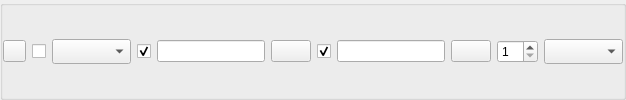
          <widget class="QGroupBox" name="groupBox_16">
           <property name="title">
            <string/>
           </property>
           <layout class="QHBoxLayout" name="horizontalLayout_26">
            <property name="margin">
             <number>0</number>
            </property>
            <item>
             <widget class="QPushButton" name="scitemAdd8pushButton">
              <property name="maximumSize">
               <size>
                <width>23</width>
                <height>16777215</height>
               </size>
              </property>
              <property name="text">
               <string/>
              </property>
              <property name="icon">
               <iconset resource="hisfx3ccmtest.qrc">
                <normaloff>:/Resources/new16.png</normaloff>:/Resources/new16.png</iconset>
              </property>
             </widget>
            </item>
            <item>
             <widget class="QCheckBox" name="scitem8checkBox">
              <property name="sizePolicy">
               <sizepolicy hsizetype="Fixed" vsizetype="Fixed">
                <horstretch>0</horstretch>
                <verstretch>0</verstretch>
               </sizepolicy>
              </property>
              <property name="font">
               <font>
                <family>宋体</family>
                <weight>75</weight>
                <bold>true</bold>
               </font>
              </property>
              <property name="contextMenuPolicy">
               <enum>Qt::NoContextMenu</enum>
              </property>
              <property name="text">
               <string/>
              </property>
             </widget>
            </item>
            <item>
             <widget class="QComboBox" name="scitem8comboBox">
              <property name="font">
               <font>
                <family>Microsoft Tai Le</family>
                <weight>75</weight>
                <bold>true</bold>
               </font>
              </property>
             </widget>
            </item>
            <item>
             <widget class="QCheckBox" name="c1item8checkBox">
              <property name="sizePolicy">
               <sizepolicy hsizetype="Fixed" vsizetype="Fixed">
                <horstretch>0</horstretch>
                <verstretch>0</verstretch>
               </sizepolicy>
              </property>
              <property name="font">
               <font>
                <family>宋体</family>
                <weight>75</weight>
                <bold>true</bold>
               </font>
              </property>
              <property name="contextMenuPolicy">
               <enum>Qt::NoContextMenu</enum>
              </property>
              <property name="text">
               <string/>
              </property>
              <property name="checked">
               <bool>true</bool>
              </property>
             </widget>
            </item>
            <item>
             <widget class="QLineEdit" name="c1item8lineEdit">
              <property name="sizePolicy">
               <sizepolicy hsizetype="Fixed" vsizetype="Fixed">
                <horstretch>0</horstretch>
                <verstretch>0</verstretch>
               </sizepolicy>
              </property>
             </widget>
            </item>
            <item>
             <widget class="QPushButton" name="c1edit8pushButton">
              <property name="sizePolicy">
               <sizepolicy hsizetype="Fixed" vsizetype="Fixed">
                <horstretch>0</horstretch>
                <verstretch>0</verstretch>
               </sizepolicy>
              </property>
              <property name="text">
               <string/>
              </property>
              <property name="icon">
               <iconset resource="hisfx3ccmtest.qrc">
                <normaloff>:/Resources/edit.png</normaloff>:/Resources/edit.png</iconset>
              </property>
             </widget>
            </item>
            <item>
             <widget class="QCheckBox" name="c2item8checkBox">
              <property name="sizePolicy">
               <sizepolicy hsizetype="Fixed" vsizetype="Fixed">
                <horstretch>0</horstretch>
                <verstretch>0</verstretch>
               </sizepolicy>
              </property>
              <property name="font">
               <font>
                <family>宋体</family>
                <weight>75</weight>
                <bold>true</bold>
               </font>
              </property>
              <property name="contextMenuPolicy">
               <enum>Qt::NoContextMenu</enum>
              </property>
              <property name="text">
               <string/>
              </property>
              <property name="checked">
               <bool>true</bool>
              </property>
             </widget>
            </item>
            <item>
             <widget class="QLineEdit" name="c2item8lineEdit">
              <property name="sizePolicy">
               <sizepolicy hsizetype="Fixed" vsizetype="Fixed">
                <horstretch>0</horstretch>
                <verstretch>0</verstretch>
               </sizepolicy>
              </property>
             </widget>
            </item>
            <item>
             <widget class="QPushButton" name="c2edit8pushButton">
              <property name="sizePolicy">
               <sizepolicy hsizetype="Fixed" vsizetype="Fixed">
                <horstretch>0</horstretch>
                <verstretch>0</verstretch>
               </sizepolicy>
              </property>
              <property name="text">
               <string/>
              </property>
              <property name="icon">
               <iconset resource="hisfx3ccmtest.qrc">
                <normaloff>:/Resources/edit.png</normaloff>:/Resources/edit.png</iconset>
              </property>
             </widget>
            </item>
            <item>
             <widget class="QSpinBox" name="scitem8spinBox">
              <property name="sizePolicy">
               <sizepolicy hsizetype="Fixed" vsizetype="Fixed">
                <horstretch>0</horstretch>
                <verstretch>0</verstretch>
               </sizepolicy>
              </property>
              <property name="minimum">
               <number>1</number>
              </property>
              <property name="maximum">
               <number>99</number>
              </property>
             </widget>
            </item>
            <item>
             <widget class="QComboBox" name="scitem8ngcomboBox">
              <property name="font">
               <font>
                <family>Microsoft Tai Le</family>
                <weight>75</weight>
                <bold>true</bold>
               </font>
              </property>
              <property name="toolTip">
               <string/>
              </property>
              <property name="statusTip">
               <string/>
              </property>
              <property name="whatsThis">
               <string/>
              </property>
              <property name="accessibleName">
               <string/>
              </property>
              <property name="accessibleDescription">
               <string/>
              </property>
             </widget>
            </item>
           </layout>
          </widget>
